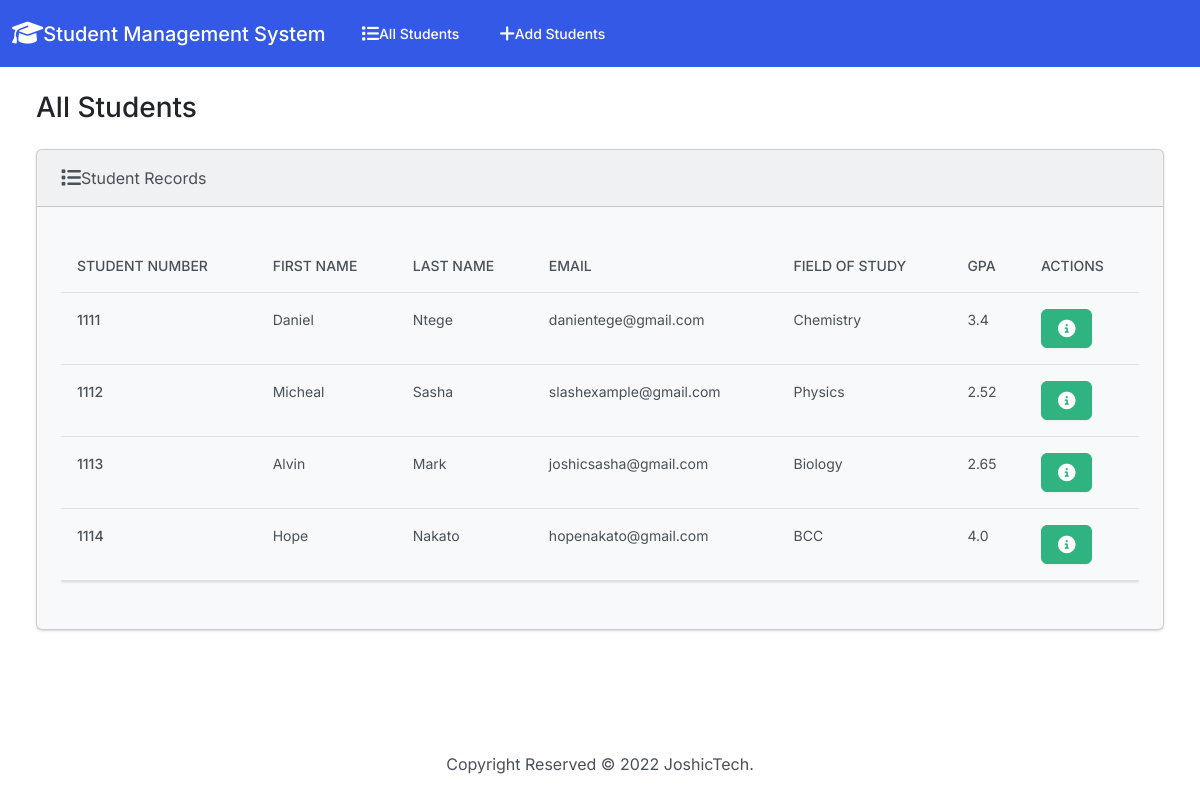
The page / on the database its author committed.
### students/models.py (models this page shows, shortened)
class Student(models.Model):
    student_number = models.PositiveIntegerField()
    first_name = models.CharField(max_length=50)
    last_name = models.CharField(max_length=50)
    email = models.EmailField(max_length=100)
    fieid_of_study = models.CharField(max_length=50)
    gpa = models.FloatField()

### students/views.py (the view)
# urls.py: path('', views.index, name='index'),
def index(request):
    return render(request, 'students/index.html',{
        'students': Student.objects.all()
    })

### students/templates/students/index.html (shortened to what this page needs)
{% load static %}
<!DOCTYPE html>
<html lang="en">
<head>
  <link rel="stylesheet" href="https://cdnjs.cloudflare.com/ajax/libs/font-awesome/6.1.2/css/all.min.css"/>
  <link href="{% static 'css/bootstrap.min.css' %}" rel="stylesheet">
  <body class="d-flex flex-column min-vh-100">
    <nav class="navbar navbar-expand-lg navbar-dark bg-primary">
        <div class="container-fluid">
          <a class="navbar-brand" href="#">
            <i class="fa-solid fa-graduation-cap fa-lg"></i>Student Management System</a>
          <div class="collapse navbar-collapse" id="navbarColor01">
            <ul class="navbar-nav me-auto">
              <li class="nav-item">
                <a class="nav-link" href="#">
                    All Students
                </a>
              </li>
              <li class="nav-item">
                <a class="nav-link" href="#">
                    Add Students
                </a>
              </li>
            </ul>
          </div>
        </div>
      </nav>
      <div class="container-fluid">
        <h3 class="m-4"> All Students</h3>
        <div class="row">
          <div class="col-12">
            {% if students %}
              <div class="card bg-light ms-4 me-4 mb-4">
                <div class="card-header">
                    <i class="fa-solid fa-list fa-lg"></i>Student Records
                </div>
                <div class="card-body">
                  <p class="card-text">
                    <div class="table-responsive">
                        <table class="table table-hover">
                            <thead>
                              <tr>
                                <th scope="col">Student Number</th>
                                <th scope="col">First Name</th>
                                <th scope="col">Last Name</th>
                                <th scope="col">Email</th>
                                <th scope="col">Field of Study</th>
                                <th scope="col">GPA</th>
                                <th scope="col">Actions</th>
                              </tr>
                            </thead>
                            <tbody>
                                {% for student in students %}
                                  <tr>
                                    <th>{{student.student_number}}</th>
                                    <td>{{student.first_name}}</td>
                                    <td>{{student.last_name}}</td>
                                    <td>{{student.email}}</td>
                                    <td>{{student.fieid_of_study}}</td>
                                    <td>{{student.gpa}}</td>
                                    <td>
                                        <button type="button" class="btn btn-success me-1" data-bs-toggle="model"
                                        data-bs-target="#myModal{{student.id}}">
                                        </button>
                                    </td>
                                  </tr>
                                {% endfor %}
                            </tbody>
                        </table>
                    </div>
                  </p>
                </div>
              </div>
            {% else %}
               <h5 class=" alert alert-primary ms-4 me-4">No Students Records</h5>
            {% endif %}
          </div>
        </div>
      </div>
      <footer class="mt-auto mb-4">
        <div class="text-center">
            <span>
                Copyright Reserved &copy; <script>document.write(new Date().getFullYear())</script> JoshicTech.
            </span>
        </div>
      </footer>

### rows shown on the page
Student: student_number "1111", first_name "Daniel", last_name "Ntege", email "danientege@gmail.com", fieid_of_study "Chemistry", gpa "3.4"
Student: student_number "1112", first_name "Micheal", last_name "Sasha", email "slashexample@gmail.com", fieid_of_study "Physics", gpa "2.52"
Student: student_number "1113", first_name "Alvin", last_name "Mark", email "joshicsasha@gmail.com", fieid_of_study "Biology", gpa "2.65"
Student: student_number "1114", first_name "Hope", last_name "Nakato", email "hopenakato@gmail.com", fieid_of_study "BCC", gpa "4.0"
